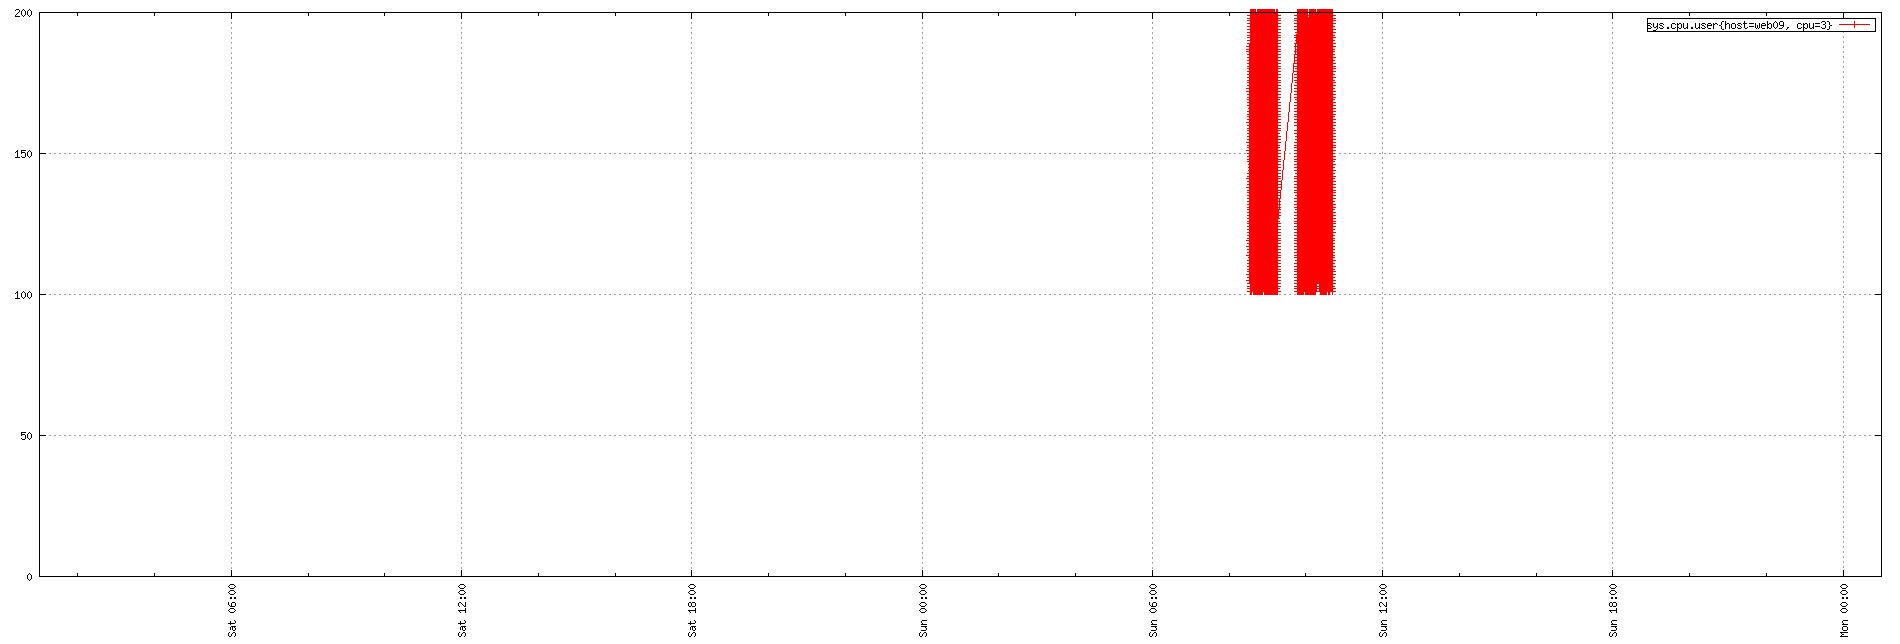

The gnuplot source for this figure:
set term png small size 1900,644
set xdata time
set timefmt "%s"
if (GPVAL_VERSION < 4.6) set xtics rotate; else set xtics rotate right
set output "${TMPDIR-'tmp'}/tsd/1d6e415f.png"
set xrange ["1673658000":"1673830800"]
set format x "%a %H:%M"
set grid
set style data linespoint
set key right box
set yrange [0:]
plot  "${TMPDIR-'tmp'}/tsd/1d6e415f_0.dat" using 1:2 title "sys.cpu.user{host=web09, cpu=3}"
